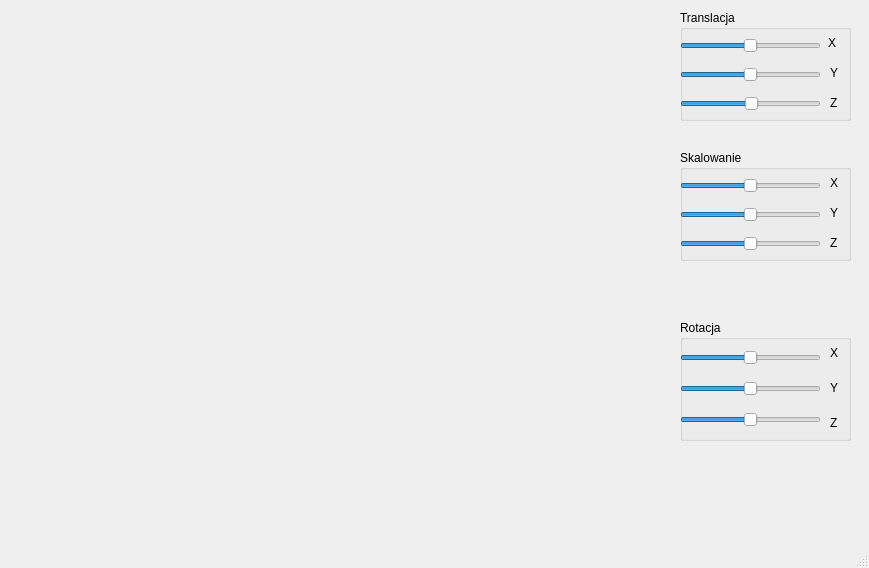
<?xml version="1.0" encoding="UTF-8"?>
<ui version="4.0">
 <class>MainWindow</class>
 <widget class="QMainWindow" name="MainWindow">
  <property name="geometry">
   <rect>
    <x>0</x>
    <y>0</y>
    <width>869</width>
    <height>568</height>
   </rect>
  </property>
  <property name="windowTitle">
   <string>MainWindow</string>
  </property>
  <widget class="QWidget" name="centralwidget">
   <widget class="Ekran" name="widget" native="true">
    <property name="geometry">
     <rect>
      <x>10</x>
      <y>10</y>
      <width>660</width>
      <height>530</height>
     </rect>
    </property>
   </widget>
   <widget class="QGroupBox" name="groupBox">
    <property name="geometry">
     <rect>
      <x>680</x>
      <y>150</y>
      <width>171</width>
      <height>111</height>
     </rect>
    </property>
    <property name="title">
     <string>Skalowanie</string>
    </property>
    <widget class="QWidget" name="verticalLayoutWidget">
     <property name="geometry">
      <rect>
       <x>0</x>
       <y>20</y>
       <width>141</width>
       <height>91</height>
      </rect>
     </property>
     <layout class="QVBoxLayout" name="verticalLayout">
      <item>
       <widget class="QSlider" name="horizontalSlider">
        <property name="minimum">
         <number>10</number>
        </property>
        <property name="maximum">
         <number>150</number>
        </property>
        <property name="value">
         <number>80</number>
        </property>
        <property name="orientation">
         <enum>Qt::Horizontal</enum>
        </property>
       </widget>
      </item>
      <item>
       <widget class="QSlider" name="horizontalSlider_2">
        <property name="minimum">
         <number>10</number>
        </property>
        <property name="maximum">
         <number>150</number>
        </property>
        <property name="value">
         <number>80</number>
        </property>
        <property name="orientation">
         <enum>Qt::Horizontal</enum>
        </property>
       </widget>
      </item>
      <item>
       <widget class="QSlider" name="horizontalSlider_3">
        <property name="minimum">
         <number>10</number>
        </property>
        <property name="maximum">
         <number>150</number>
        </property>
        <property name="value">
         <number>80</number>
        </property>
        <property name="orientation">
         <enum>Qt::Horizontal</enum>
        </property>
       </widget>
      </item>
     </layout>
    </widget>
    <widget class="QLabel" name="label_4">
     <property name="geometry">
      <rect>
       <x>150</x>
       <y>20</y>
       <width>111</width>
       <height>26</height>
      </rect>
     </property>
     <property name="text">
      <string>X</string>
     </property>
    </widget>
    <widget class="QLabel" name="label_6">
     <property name="geometry">
      <rect>
       <x>150</x>
       <y>50</y>
       <width>111</width>
       <height>26</height>
      </rect>
     </property>
     <property name="text">
      <string>Y</string>
     </property>
    </widget>
    <widget class="QLabel" name="label_8">
     <property name="geometry">
      <rect>
       <x>150</x>
       <y>80</y>
       <width>111</width>
       <height>26</height>
      </rect>
     </property>
     <property name="text">
      <string>Z</string>
     </property>
    </widget>
   </widget>
   <widget class="QGroupBox" name="groupBox_2">
    <property name="geometry">
     <rect>
      <x>680</x>
      <y>10</y>
      <width>171</width>
      <height>111</height>
     </rect>
    </property>
    <property name="title">
     <string>Translacja</string>
    </property>
    <widget class="QWidget" name="verticalLayoutWidget_2">
     <property name="geometry">
      <rect>
       <x>0</x>
       <y>20</y>
       <width>141</width>
       <height>91</height>
      </rect>
     </property>
     <layout class="QVBoxLayout" name="verticalLayout_2">
      <item>
       <widget class="QSlider" name="horizontalSlider_4">
        <property name="minimum">
         <number>-250</number>
        </property>
        <property name="maximum">
         <number>250</number>
        </property>
        <property name="orientation">
         <enum>Qt::Horizontal</enum>
        </property>
       </widget>
      </item>
      <item>
       <widget class="QSlider" name="horizontalSlider_5">
        <property name="minimum">
         <number>-250</number>
        </property>
        <property name="maximum">
         <number>250</number>
        </property>
        <property name="value">
         <number>0</number>
        </property>
        <property name="orientation">
         <enum>Qt::Horizontal</enum>
        </property>
       </widget>
      </item>
      <item>
       <widget class="QSlider" name="horizontalSlider_6">
        <property name="minimum">
         <number>-60</number>
        </property>
        <property name="maximum">
         <number>60</number>
        </property>
        <property name="value">
         <number>1</number>
        </property>
        <property name="orientation">
         <enum>Qt::Horizontal</enum>
        </property>
       </widget>
      </item>
     </layout>
    </widget>
    <widget class="QLabel" name="label">
     <property name="geometry">
      <rect>
       <x>148</x>
       <y>20</y>
       <width>111</width>
       <height>26</height>
      </rect>
     </property>
     <property name="text">
      <string>X</string>
     </property>
    </widget>
    <widget class="QLabel" name="label_2">
     <property name="geometry">
      <rect>
       <x>150</x>
       <y>50</y>
       <width>111</width>
       <height>26</height>
      </rect>
     </property>
     <property name="text">
      <string>Y</string>
     </property>
    </widget>
    <widget class="QLabel" name="label_3">
     <property name="geometry">
      <rect>
       <x>150</x>
       <y>80</y>
       <width>111</width>
       <height>26</height>
      </rect>
     </property>
     <property name="text">
      <string>Z</string>
     </property>
    </widget>
   </widget>
   <widget class="QGroupBox" name="groupBox_3">
    <property name="geometry">
     <rect>
      <x>680</x>
      <y>320</y>
      <width>171</width>
      <height>121</height>
     </rect>
    </property>
    <property name="title">
     <string>Rotacja</string>
    </property>
    <widget class="QWidget" name="verticalLayoutWidget_3">
     <property name="geometry">
      <rect>
       <x>0</x>
       <y>20</y>
       <width>141</width>
       <height>100</height>
      </rect>
     </property>
     <layout class="QVBoxLayout" name="verticalLayout_3">
      <item>
       <widget class="QSlider" name="horizontalSlider_7">
        <property name="minimum">
         <number>-180</number>
        </property>
        <property name="maximum">
         <number>180</number>
        </property>
        <property name="orientation">
         <enum>Qt::Horizontal</enum>
        </property>
       </widget>
      </item>
      <item>
       <widget class="QSlider" name="horizontalSlider_8">
        <property name="minimum">
         <number>-180</number>
        </property>
        <property name="maximum">
         <number>180</number>
        </property>
        <property name="orientation">
         <enum>Qt::Horizontal</enum>
        </property>
       </widget>
      </item>
      <item>
       <widget class="QSlider" name="horizontalSlider_9">
        <property name="minimum">
         <number>-180</number>
        </property>
        <property name="maximum">
         <number>180</number>
        </property>
        <property name="orientation">
         <enum>Qt::Horizontal</enum>
        </property>
       </widget>
      </item>
     </layout>
    </widget>
    <widget class="QLabel" name="label_5">
     <property name="geometry">
      <rect>
       <x>150</x>
       <y>20</y>
       <width>111</width>
       <height>26</height>
      </rect>
     </property>
     <property name="text">
      <string>X</string>
     </property>
    </widget>
    <widget class="QLabel" name="label_7">
     <property name="geometry">
      <rect>
       <x>150</x>
       <y>50</y>
       <width>16</width>
       <height>35</height>
      </rect>
     </property>
     <property name="text">
      <string>Y</string>
     </property>
    </widget>
    <widget class="QLabel" name="label_9">
     <property name="geometry">
      <rect>
       <x>150</x>
       <y>90</y>
       <width>111</width>
       <height>26</height>
      </rect>
     </property>
     <property name="text">
      <string>Z</string>
     </property>
    </widget>
   </widget>
  </widget>
  <widget class="QMenuBar" name="menubar">
   <property name="geometry">
    <rect>
     <x>0</x>
     <y>0</y>
     <width>869</width>
     <height>21</height>
    </rect>
   </property>
  </widget>
  <widget class="QStatusBar" name="statusbar"/>
 </widget>
 <customwidgets>
  <customwidget>
   <class>Ekran</class>
   <extends>QWidget</extends>
   <header>ekran.h</header>
   <container>1</container>
   <slots>
    <slot>scaleX(int)</slot>
    <slot>scaleY(int)</slot>
    <slot>scaleZ(int)</slot>
    <slot>rotX(int)</slot>
    <slot>rotY(int)</slot>
    <slot>rotZ(int)</slot>
    <slot>transX(int)</slot>
    <slot>transY(int)</slot>
    <slot>transZ(int)</slot>
    <slot>przesX(int)</slot>
    <slot>przesY(int)</slot>
    <slot>skalX(int)</slot>
    <slot>skalY(int)</slot>
    <slot>rotacja(int)</slot>
    <slot>pochX(int)</slot>
    <slot>pochY(int)</slot>
    <slot>ogniskowa(int)</slot>
   </slots>
  </customwidget>
 </customwidgets>
 <resources/>
 <connections>
  <connection>
   <sender>horizontalSlider</sender>
   <signal>valueChanged(int)</signal>
   <receiver>widget</receiver>
   <slot>scaleX(int)</slot>
   <hints>
    <hint type="sourcelabel">
     <x>703</x>
     <y>68</y>
    </hint>
    <hint type="destinationlabel">
     <x>651</x>
     <y>73</y>
    </hint>
   </hints>
  </connection>
  <connection>
   <sender>horizontalSlider_2</sender>
   <signal>valueChanged(int)</signal>
   <receiver>widget</receiver>
   <slot>scaleY(int)</slot>
   <hints>
    <hint type="sourcelabel">
     <x>714</x>
     <y>101</y>
    </hint>
    <hint type="destinationlabel">
     <x>639</x>
     <y>99</y>
    </hint>
   </hints>
  </connection>
  <connection>
   <sender>horizontalSlider_3</sender>
   <signal>valueChanged(int)</signal>
   <receiver>widget</receiver>
   <slot>scaleZ(int)</slot>
   <hints>
    <hint type="sourcelabel">
     <x>717</x>
     <y>130</y>
    </hint>
    <hint type="destinationlabel">
     <x>617</x>
     <y>128</y>
    </hint>
   </hints>
  </connection>
  <connection>
   <sender>horizontalSlider_7</sender>
   <signal>valueChanged(int)</signal>
   <receiver>widget</receiver>
   <slot>rotX(int)</slot>
   <hints>
    <hint type="sourcelabel">
     <x>714</x>
     <y>371</y>
    </hint>
    <hint type="destinationlabel">
     <x>623</x>
     <y>308</y>
    </hint>
   </hints>
  </connection>
  <connection>
   <sender>horizontalSlider_8</sender>
   <signal>valueChanged(int)</signal>
   <receiver>widget</receiver>
   <slot>rotY(int)</slot>
   <hints>
    <hint type="sourcelabel">
     <x>711</x>
     <y>401</y>
    </hint>
    <hint type="destinationlabel">
     <x>647</x>
     <y>341</y>
    </hint>
   </hints>
  </connection>
  <connection>
   <sender>horizontalSlider_9</sender>
   <signal>valueChanged(int)</signal>
   <receiver>widget</receiver>
   <slot>rotZ(int)</slot>
   <hints>
    <hint type="sourcelabel">
     <x>703</x>
     <y>448</y>
    </hint>
    <hint type="destinationlabel">
     <x>643</x>
     <y>369</y>
    </hint>
   </hints>
  </connection>
  <connection>
   <sender>horizontalSlider_4</sender>
   <signal>valueChanged(int)</signal>
   <receiver>widget</receiver>
   <slot>transX(int)</slot>
   <hints>
    <hint type="sourcelabel">
     <x>697</x>
     <y>221</y>
    </hint>
    <hint type="destinationlabel">
     <x>631</x>
     <y>190</y>
    </hint>
   </hints>
  </connection>
  <connection>
   <sender>horizontalSlider_5</sender>
   <signal>valueChanged(int)</signal>
   <receiver>widget</receiver>
   <slot>transY(int)</slot>
   <hints>
    <hint type="sourcelabel">
     <x>700</x>
     <y>268</y>
    </hint>
    <hint type="destinationlabel">
     <x>651</x>
     <y>221</y>
    </hint>
   </hints>
  </connection>
  <connection>
   <sender>horizontalSlider_6</sender>
   <signal>valueChanged(int)</signal>
   <receiver>widget</receiver>
   <slot>transZ(int)</slot>
   <hints>
    <hint type="sourcelabel">
     <x>700</x>
     <y>298</y>
    </hint>
    <hint type="destinationlabel">
     <x>659</x>
     <y>252</y>
    </hint>
   </hints>
  </connection>
 </connections>
</ui>
